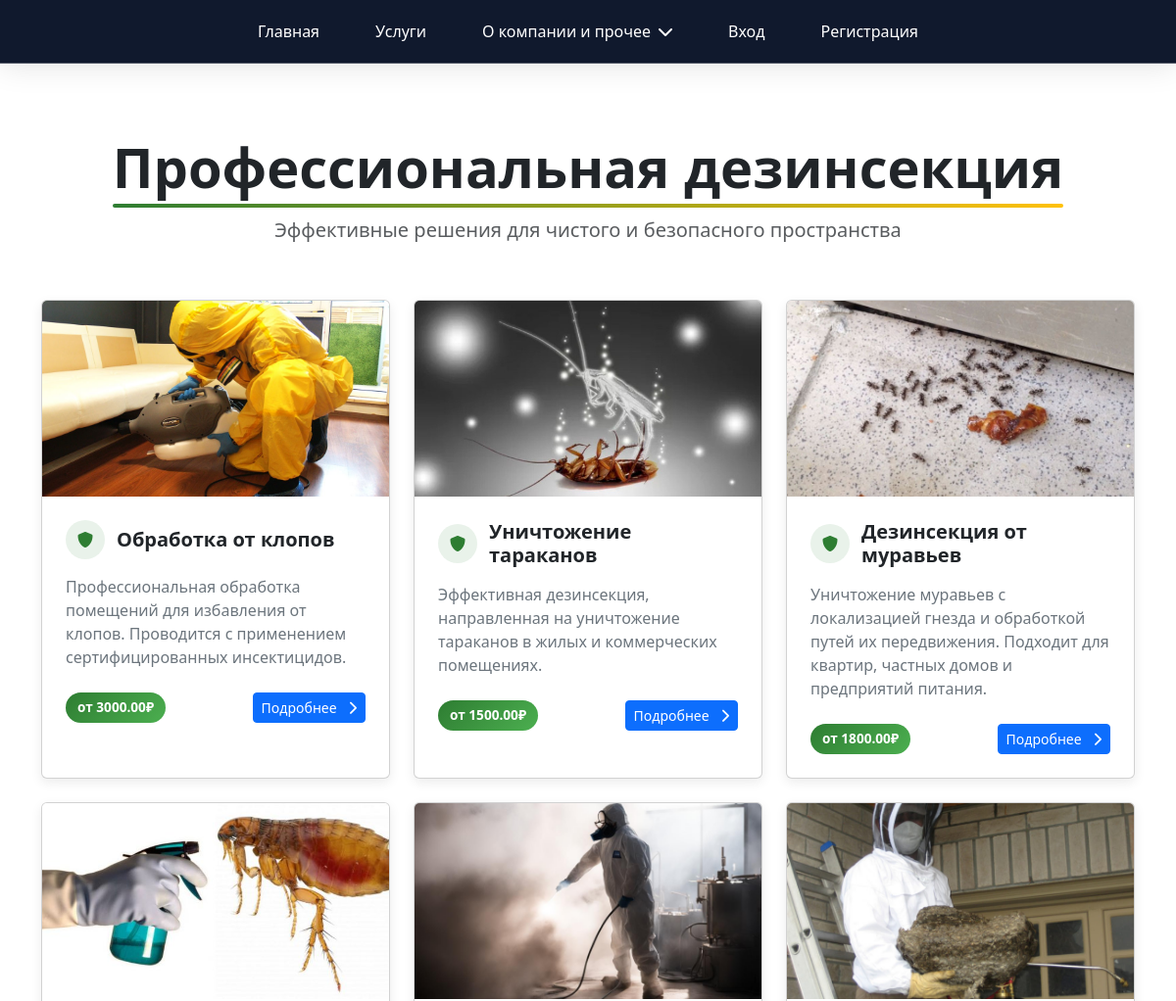
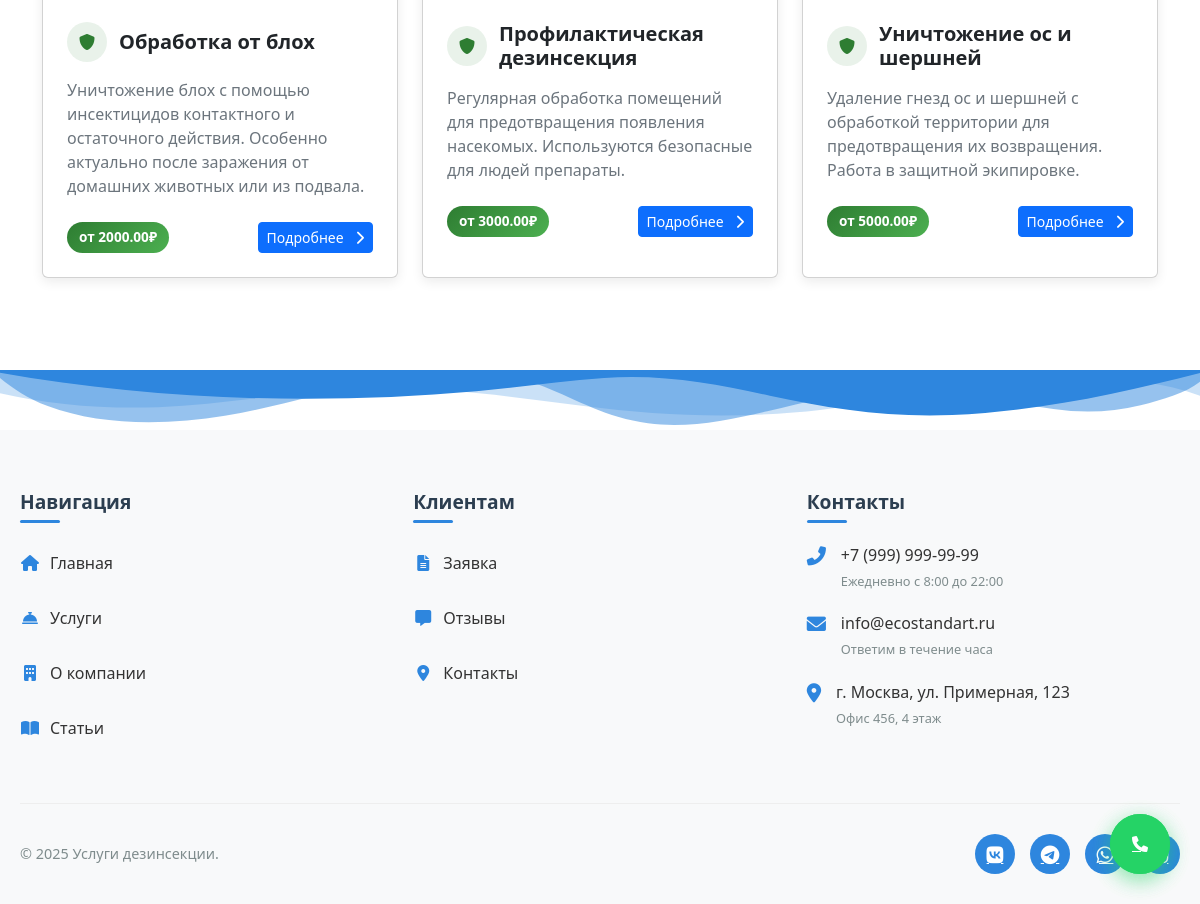
Page /accounts/services/ on the committed database (2 pictures, top to bottom).
### accounts/models.py (models this page shows, shortened)
class Service(models.Model):
    name = models.CharField(max_length=200)
    description = models.TextField()
    price_min = models.DecimalField(max_digits=10, decimal_places=2, verbose_name="Минимальная цена", default=0.00)
    price_max = models.DecimalField(max_digits=10, decimal_places=2, verbose_name="Максимальная цена", default=0.00)
    equipment_image = models.ImageField(upload_to='equipment/', blank=True, null=True)

### accounts/views.py (the view)
# urls.py: path('services/', views.services, name='services'),
def services(request):
    services = Service.objects.all()
    return render(request, 'accounts/services.html', {'services': services})

### templates/accounts/services.html (shortened to what this page needs)
{% load static %}
<!DOCTYPE html>
<html lang="ru">
<head>
    <link href="https://cdn.jsdelivr.net/npm/bootstrap@5.3.2/dist/css/bootstrap.min.css" rel="stylesheet">
    <link rel="stylesheet" href="https://cdnjs.cloudflare.com/ajax/libs/font-awesome/6.4.2/css/all.min.css">
</head>
<body>
{% include 'includes/navbar.html' %}
<main class="py-5">
    <div class="container py-4">
        <div class="row mb-5">
            <div class="col-12 text-center">
                <h1 class="display-4 fw-bold hero-title mb-3">Профессиональная дезинсекция</h1>
                <p class="fs-5 text-muted mb-2">Эффективные решения для чистого и безопасного пространства</p>
            </div>
        </div>
        <div class="row g-4">
            {% for service in services %}
            <div class="col-lg-4 col-md-6">
                <div class="card card-service h-100">
                    <div class="overflow-hidden">
                        {% if service.equipment_image %}
                        <img src="{{ service.equipment_image.url }}" class="card-img-service w-100" alt="{{ service.name }}">
                        {% else %}
                        <img src="{% static 'images/default-service.jpg' %}" class="card-img-service w-100" alt="Дезинсекция">
                        {% endif %}
                    </div>
                    <div class="card-body p-4">
                        <div class="d-flex align-items-center mb-3">
                            <div class="service-icon">
                                <i class="fas fa-shield-alt"></i>
                            </div>
                            <h3 class="h5 card-title fw-bold mb-0">{{ service.name }}</h3>
                        </div>
                        <p class="card-text text-secondary mb-4">{{ service.description }}</p>
                        <div class="d-flex justify-content-between align-items-center">
                            <span class="price-badge">
                                от {{ service.price_min }}₽
                            </span>
                            <a href="{% url 'service_detail' service.pk %}" class="btn btn-primary btn-sm">
                                Подробнее <i class="fas fa-chevron-right ms-2"></i>
                            </a>
                        </div>
                    </div>
                </div>
            </div>
            {% endfor %}
        </div>
    </div>
</main>
{% include 'includes/footer.html' %}
{% include 'includes/base.html' %}
{% include 'includes/base.html' %}
</body>
</html>

### templates/accounts/services.html (style rules this page uses)
:root { --primary: #2E7D32; --primary-light: #4CAF50; --accent: #FFC107; --dark: #263238; --light: #F5F5F5; --clean-white: #FFFFFF; }
body { font-family: 'Manrope', sans-serif; background-color: var(--light); color: var(--dark); }
.card-service { border: none; border-radius: 12px; overflow: hidden; background: var(--clean-white); box-shadow: 0 4px 12px rgba(0, 0, 0, 0.08); transition: all 0.3s ease; border-bottom: 4px solid transparent; }
.card-img-service { height: 200px; object-fit: cover; transition: transform 0.4s ease; }
.price-badge { background: linear-gradient(135deg, var(--primary), var(--primary-light)); color: white; border-radius: 20px; padding: 5px 12px; font-weight: 600; font-size: 0.85rem; }
.btn-primary { background-color: var(--primary); border: none; border-radius: 8px; padding: 8px 18px; font-weight: 600; transition: all 0.3s; }
.hero-title { color: var(--primary-dark); font-weight: 800; position: relative; display: inline-block; }
.hero-title:after { content: ''; position: absolute; bottom: -8px; left: 0; width: 100%; height: 4px; background: linear-gradient(90deg, var(--primary), var(--accent)); border-radius: 2px; }
.service-icon { background-color: rgba(46, 125, 50, 0.1); color: var(--primary); width: 40px; height: 40px; border-radius: 50%; display: flex; align-items: center; justify-content: center; margin-right: 12px; flex-shrink: 0; }

### rows in the picture
Service: equipment_image (picture), name "Обработка от клопов", description "Профессиональная обработка помещений для избавления от клопов. Проводится с применением сертифицированных инсектицидов.", price_min "3000.00"
Service: equipment_image (picture), name "Уничтожение тараканов", description "Эффективная дезинсекция, направленная на уничтожение тараканов в жилых и коммерческих помещениях.", price_min "1500.00"
Service: equipment_image (picture), name "Дезинсекция от муравьев", description "Уничтожение муравьев с локализацией гнезда и обработкой путей их передвижения. Подходит для квартир, частных домов и предприятий питания.", price_min "1800.00"
Service: equipment_image (picture), name "Обработка от блох", description "Уничтожение блох с помощью инсектицидов контактного и остаточного действия. Особенно актуально после заражения от домашних животных или из подвала.", price_min "2000.00"
Service: equipment_image (picture), name "Профилактическая дезинсекция", description "Регулярная обработка помещений для предотвращения появления насекомых. Используются безопасные для людей препараты.", price_min "3000.00"
Service: equipment_image (picture), name "Уничтожение ос и шершней", description "Удаление гнезд ос и шершней с обработкой территории для предотвращения их возвращения. Работа в защитной экипировке.", price_min "5000.00"
